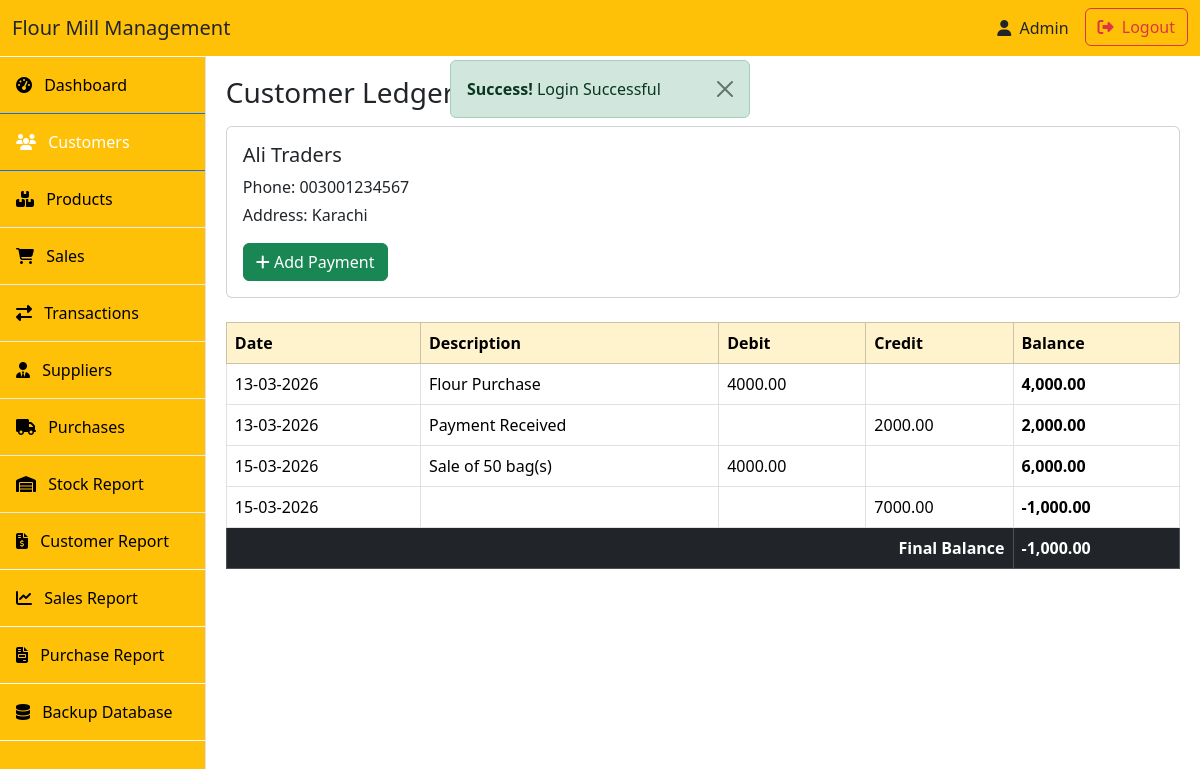
/customers/customer_ledger.php?id=1 (signed in), run on the app's committed database.
### tables this page shows
CREATE TABLE `customers` (
  `id` int(11) NOT NULL AUTO_INCREMENT,
  `name` varchar(100) NOT NULL,
  `phone` varchar(20) DEFAULT NULL,
  `address` text DEFAULT NULL,
  `created_at` timestamp NOT NULL DEFAULT current_timestamp(),
  PRIMARY KEY (`id`)
);

CREATE TABLE `transactions` (
  `id` int(11) NOT NULL AUTO_INCREMENT,
  `customer_id` int(11) NOT NULL,
  `type` enum('debit','credit') NOT NULL,
  `amount` decimal(10,2) NOT NULL,
  `description` text DEFAULT NULL,
  `created_at` timestamp NOT NULL DEFAULT current_timestamp(),
  PRIMARY KEY (`id`),
  KEY `fk_customer` (`customer_id`),
  CONSTRAINT `fk_customer` FOREIGN KEY (`customer_id`) REFERENCES `customers` (`id`) ON DELETE CASCADE ON UPDATE CASCADE
);

### includes/functions.php (called while the page is built, shortened)
<?php
function e(string $value): string
{
    return htmlspecialchars($value ?? '', ENT_QUOTES | ENT_SUBSTITUTE, 'UTF-8');
}

### customers/customer_ledger.php (the view, shortened to what this page needs)
<?php
include "../includes/init.php";
include "../layout/header.php";
$id = $_GET['id'];
$stmt = mysqli_prepare($conn, "SELECT * FROM customers WHERE id = ?");
mysqli_stmt_bind_param($stmt, "i", $id);
mysqli_stmt_execute($stmt);
$result = mysqli_stmt_get_result($stmt);
$customer = mysqli_fetch_assoc($result);
$stmt2 = mysqli_prepare($conn, "
SELECT * FROM transactions
WHERE customer_id = ?
ORDER BY created_at ASC
");
mysqli_stmt_bind_param($stmt2, "i", $id);
mysqli_stmt_execute($stmt2);
$transactions = mysqli_stmt_get_result($stmt2);
?>
<h3 class="mb-3">Customer Ledger</h3>
<div class="card mb-4">
    <div class="card-body">
        <div>
            <h5><?= e($customer['name']); ?></h5>
            <p class="mb-1">Phone: 0<?= e($customer['phone']); ?></p>
            <p>Address: <?= e($customer['address']); ?></p>
        </div>
        <div>
            <a href="payment_add.php?customer_id=<?= $customer['id']; ?>"
                class="btn btn-success">
                <i class="fas fa-plus"></i> Add Payment
            </a>
        </div>
    </div>
</div>
<div class="table-responsive">
    <table class="table table-bordered">
        <thead class="table-warning">
            <tr>
                <th>Date</th>
                <th>Description</th>
                <th>Debit</th>
                <th>Credit</th>
                <th>Balance</th>
            </tr>
        </thead>
        <tbody>
            <?php
            $balance = 0;
            while ($row = mysqli_fetch_assoc($transactions)):
                if ($row['type'] == 'debit') {
                    $balance += $row['amount'];
                    $debit = $row['amount'];
                    $credit = '';
                } else {
                    $balance -= $row['amount'];
                    $debit = '';
                    $credit = $row['amount'];
                }
            ?>
                <tr>
                    <td><?= date("d-m-Y", strtotime($row['created_at'])); ?></td>
                    <td><?= $row['description']; ?></td>
                    <td><?= $debit; ?></td>
                    <td><?= $credit; ?></td>
                    <td><strong><?= number_format($balance, 2); ?></strong></td>
                </tr>
            <?php endwhile; ?>
            <tr class="table-dark">
                <td colspan="4" class="text-end"><strong>Final Balance</strong></td>
                <td><strong><?= number_format($balance, 2); ?></strong></td>
            </tr>
        </tbody>
    </table>
</div>

### layout/header.php (style rules this page uses)
body { overflow-x: hidden; }

### data on the page
customers: name "Ali Traders", phone "03001234567", address "Karachi"
transactions: created_at "13-03-2026", description "Flour Purchase", amount "4000.00", balance "4,000.00"
transactions: created_at "13-03-2026", description "Payment Received", amount "2000.00", balance "2,000.00"
transactions: created_at "15-03-2026", description "Sale of 50 bag(s)", amount "4000.00", balance "6,000.00"
transactions: created_at "15-03-2026", amount "7000.00", balance "-1,000.00"

### other printed values
$msg "Login Successful"
$balance "-1,000.00"
